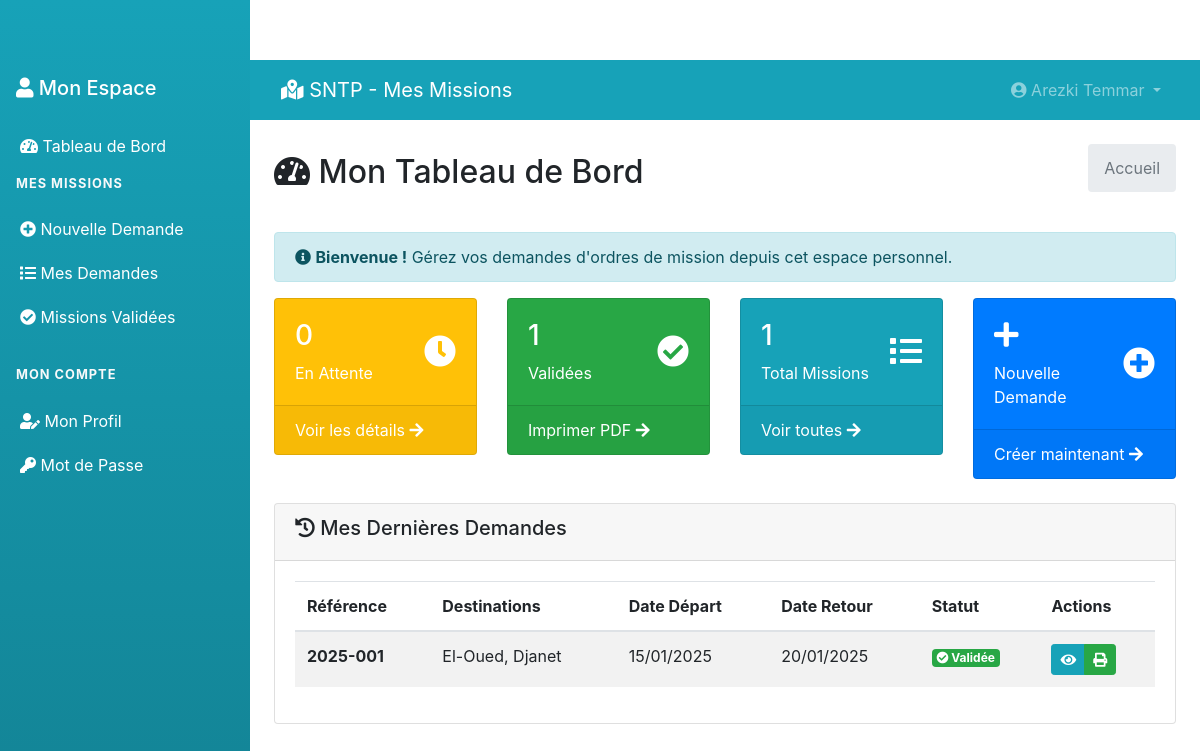
The app's page /user/dashboard.php (signed in) with its own data.
### tables this page shows
CREATE TABLE `tblusers` (
  `ID` int(10) NOT NULL,
  `Nom` varchar(200) DEFAULT NULL,
  `Prenom` varchar(200) DEFAULT NULL,
  `Email` varchar(200) DEFAULT NULL,
  `Fonction` varchar(200) DEFAULT NULL,
  `Departement` varchar(200) DEFAULT NULL,
  `MobileNumber` bigint(10) DEFAULT NULL,
  `Password` varchar(200) NOT NULL,
  `Role` enum('admin','chef_departement','user') DEFAULT 'user',
  `RegDate` timestamp NULL DEFAULT current_timestamp()
);

CREATE TABLE `tblmissions` (
  `ID` int(10) NOT NULL,
  `UserID` int(5) NOT NULL,
  `SubmittedBy` int(5) DEFAULT NULL,
  `ReferenceNumber` varchar(50) DEFAULT NULL,
  `NomPrenom` varchar(400) DEFAULT NULL,
  `Fonction` varchar(200) DEFAULT NULL,
  `VilleDepart` varchar(200) DEFAULT NULL,
  `DateDepart` date DEFAULT NULL,
  `Destinations` text DEFAULT NULL,
  `ItineraireType` varchar(100) DEFAULT NULL,
  `MotifDeplacement` varchar(300) DEFAULT NULL,
  `MoyenTransport` varchar(200) DEFAULT NULL,
  `DateRetour` date DEFAULT NULL,
  `Observations` text DEFAULT NULL,
  `Status` enum('en_attente','validee','rejetee','en_cours') DEFAULT 'en_attente',
  `Remarque` text DEFAULT NULL,
  `ValidatedBy` int(5) DEFAULT NULL,
  `DateCreation` timestamp NULL DEFAULT current_timestamp(),
  `DateValidation` timestamp NULL DEFAULT NULL ON UPDATE current_timestamp()
);

### user/dashboard.php (the view, shortened to what this page needs)
<?php
include('../includes/config.php');
if (strlen($_SESSION['GMSuid']) == 0) {
    header('location:logout.php');
} else {
    $uid = $_SESSION['GMSuid'];
    $sql = "SELECT COUNT(*) as total FROM tblmissions WHERE UserID=:uid AND Status='en_attente'";
    $query = $dbh->prepare($sql);
    $query->bindParam(':uid', $uid, PDO::PARAM_STR);
    $query->execute();
    $enAttente = $query->fetch(PDO::FETCH_OBJ)->total;
    $sql = "SELECT COUNT(*) as total FROM tblmissions WHERE UserID=:uid AND Status='validee'";
    $query = $dbh->prepare($sql);
    $query->bindParam(':uid', $uid, PDO::PARAM_STR);
    $query->execute();
    $validees = $query->fetch(PDO::FETCH_OBJ)->total;
    $sql = "SELECT COUNT(*) as total FROM tblmissions WHERE UserID=:uid";
    $query = $dbh->prepare($sql);
    $query->bindParam(':uid', $uid, PDO::PARAM_STR);
    $query->execute();
    $totalMissions = $query->fetch(PDO::FETCH_OBJ)->total;
?>
<!DOCTYPE html>
<html lang="fr">
<head>
    <link href="https://cdn.jsdelivr.net/npm/bootstrap@4.6.2/dist/css/bootstrap.min.css" rel="stylesheet">
    <link href="https://cdnjs.cloudflare.com/ajax/libs/font-awesome/5.15.4/css/all.min.css" rel="stylesheet">
</head>
<body>
    <?php include_once('includes/sidebar.php'); ?>
    <div class="main-content">
        <?php include_once('includes/header.php'); ?>
        <div class="container-fluid p-4">
            <div class="d-flex justify-content-between align-items-center mb-4">
                <h2><i class="fas fa-tachometer-alt"></i> Mon Tableau de Bord</h2>
                <nav aria-label="breadcrumb">
                    <ol class="breadcrumb">
                        <li class="breadcrumb-item active">Accueil</li>
                    </ol>
                </nav>
            </div>
            <div class="alert alert-info">
                <i class="fas fa-info-circle"></i>
                <strong>Bienvenue !</strong> Gérez vos demandes d'ordres de mission depuis cet espace personnel.
            </div>
            <div class="row mb-4">
                <div class="col-md-3">
                    <div class="card bg-warning text-white">
                        <div class="card-body">
                            <div class="d-flex justify-content-between">
                                <div>
                                    <h3><?php echo $enAttente; ?></h3>
                                    <p class="mb-0">En Attente</p>
                                </div>
                                <div class="align-self-center">
                                    <i class="fas fa-clock fa-2x"></i>
                                </div>
                            </div>
                        </div>
                        <div class="card-footer">
                            <a href="my-missions.php" class="text-white">
                                Voir les détails <i class="fas fa-arrow-right"></i>
                            </a>
                        </div>
                    </div>
                </div>
                <div class="col-md-3">
                    <div class="card bg-success text-white">
                        <div class="card-body">
                            <div class="d-flex justify-content-between">
                                <div>
                                    <h3><?php echo $validees; ?></h3>
                                    <p class="mb-0">Validées</p>
                                </div>
                                <div class="align-self-center">
                                    <i class="fas fa-check-circle fa-2x"></i>
                                </div>
                            </div>
                        </div>
                        <div class="card-footer">
                            <a href="validated-missions.php" class="text-white">
                                Imprimer PDF <i class="fas fa-arrow-right"></i>
                            </a>
                        </div>
                    </div>
                </div>
                <div class="col-md-3">
                    <div class="card bg-info text-white">
                        <div class="card-body">
                            <div class="d-flex justify-content-between">
                                <div>
                                    <h3><?php echo $totalMissions; ?></h3>
                                    <p class="mb-0">Total Missions</p>
                                </div>
                                <div class="align-self-center">
                                    <i class="fas fa-list fa-2x"></i>
                                </div>
                            </div>
                        </div>
                        <div class="card-footer">
                            <a href="my-missions.php" class="text-white">
                                Voir toutes <i class="fas fa-arrow-right"></i>
                            </a>
                        </div>
                    </div>
                </div>
                <div class="col-md-3">
                    <div class="card bg-primary text-white">
                        <div class="card-body">
                            <div class="d-flex justify-content-between">
                                <div>
                                    <h3><i class="fas fa-plus"></i></h3>
                                    <p class="mb-0">Nouvelle Demande</p>
                                </div>
                                <div class="align-self-center">
                                    <i class="fas fa-plus-circle fa-2x"></i>
                                </div>
                            </div>
                        </div>
                        <div class="card-footer">
                            <a href="create-mission.php" class="text-white">
                                Créer maintenant <i class="fas fa-arrow-right"></i>
                            </a>
                        </div>
                    </div>
                </div>
            </div>
            <div class="row">
                <div class="col-12">
                    <div class="card">
                        <div class="card-header">
                            <h5><i class="fas fa-history"></i> Mes Dernières Demandes</h5>
                        </div>
                        <div class="card-body">
                            <div class="table-responsive">
                                <table class="table table-striped">
                                    <thead>
                                        <tr>
                                            <th>Référence</th>
                                            <th>Destinations</th>
                                            <th>Date Départ</th>
                                            <th>Date Retour</th>
                                            <th>Statut</th>
                                            <th>Actions</th>
                                        </tr>
                                    </thead>
                                    <tbody>
                                        <?php
                                        $sql = "SELECT * FROM tblmissions WHERE UserID=:uid ORDER BY DateCreation DESC LIMIT 5";
                                        $query = $dbh->prepare($sql);
                                        $query->bindParam(':uid', $uid, PDO::PARAM_STR);
                                        $query->execute();
                                        $results = $query->fetchAll(PDO::FETCH_OBJ);
                                        if($query->rowCount() > 0) {
                                            foreach($results as $row) {
                                        ?>
                                        <tr>
                                            <td><strong><?php echo htmlentities($row->ReferenceNumber); ?></strong></td>
                                            <td><?php echo htmlentities($row->Destinations); ?></td>
                                            <td><?php echo date('d/m/Y', strtotime($row->DateDepart)); ?></td>
                                            <td><?php echo date('d/m/Y', strtotime($row->DateRetour)); ?></td>
                                            <td>
                                                <?php if($row->Status == 'en_attente') { ?>
                                                    <span class="badge badge-warning">
                                                        <i class="fas fa-clock"></i> En attente
                                                    </span>
                                                <?php } elseif($row->Status == 'validee') { ?>
                                                    <span class="badge badge-success">
                                                        <i class="fas fa-check-circle"></i> Validée
                                                    </span>
                                                <?php } elseif($row->Status == 'rejetee') { ?>
                                                    <span class="badge badge-danger">
                                                        <i class="fas fa-times-circle"></i> Rejetée
                                                    </span>
                                                <?php } ?>
                                            </td>
                                            <td>
                                                <div class="btn-group" role="group">
                                                    <a href="view-mission.php?mid=<?php echo $row->ID; ?>"
                                                       class="btn btn-sm btn-info" title="Voir détails">
                                                        <i class="fas fa-eye"></i>
                                                    </a>
                                                    <?php if($row->Status == 'validee') { ?>
                                                    <a href="print-mission.php?mid=<?php echo $row->ID; ?>"
                                                       class="btn btn-sm btn-success" title="Imprimer PDF" target="_blank">
                                                        <i class="fas fa-print"></i>
                                                    </a>
                                                    <?php } ?>
                                                </div>
                                            </td>
                                        </tr>
                                        <?php }
                                        } ?>
                                    </tbody>
                                </table>
                            </div>
                        </div>
                    </div>
                </div>
            </div>
        </div>
    </div>
</body>
</html>
<?php } ?>

### user/includes/header.php (shortened to what this page needs)
<nav class="navbar navbar-expand-lg navbar-dark bg-info">
    <div class="container-fluid">
        <a class="navbar-brand" href="dashboard.php">
            <i class="fas fa-map-marked-alt"></i> SNTP - Mes Missions
        </a>
        <div class="collapse navbar-collapse" id="navbarNav">
            <ul class="navbar-nav ml-auto">
                <li class="nav-item dropdown">
                    <a class="nav-link dropdown-toggle" href="#" id="navbarDropdown" role="button" data-toggle="dropdown">
                        <i class="fas fa-user-circle"></i>
                        <?php
                        $uid = $_SESSION['GMSuid'];
                        $sql = "SELECT Nom,Prenom FROM tblusers WHERE ID=:uid";
                        $query = $dbh->prepare($sql);
                        $query->bindParam(':uid',$uid,PDO::PARAM_STR);
                        $query->execute();
                        $result = $query->fetch(PDO::FETCH_OBJ);
                        echo htmlentities($result->Prenom . ' ' . $result->Nom);
                        ?>
                    </a>
                </li>
            </ul>
        </div>
    </div>
</nav>

### user/includes/sidebar.php (style rules this page uses)
.main-content { margin-left: 250px; padding-top: 60px; }
.nav-link { padding: 10px 20px; border-radius: 0; transition: background-color 0.3s; }

### records on screen
tblusers: Prenom+Nom "Arezki Temmar"
tblmissions: ReferenceNumber "2025-001", Destinations "El-Oued, Djanet", DateDepart "15/01/2025", DateRetour "20/01/2025", Status "validee" (drawn)

### other values on screen
$enAttente "0"
$validees "1"
$totalMissions "1"
